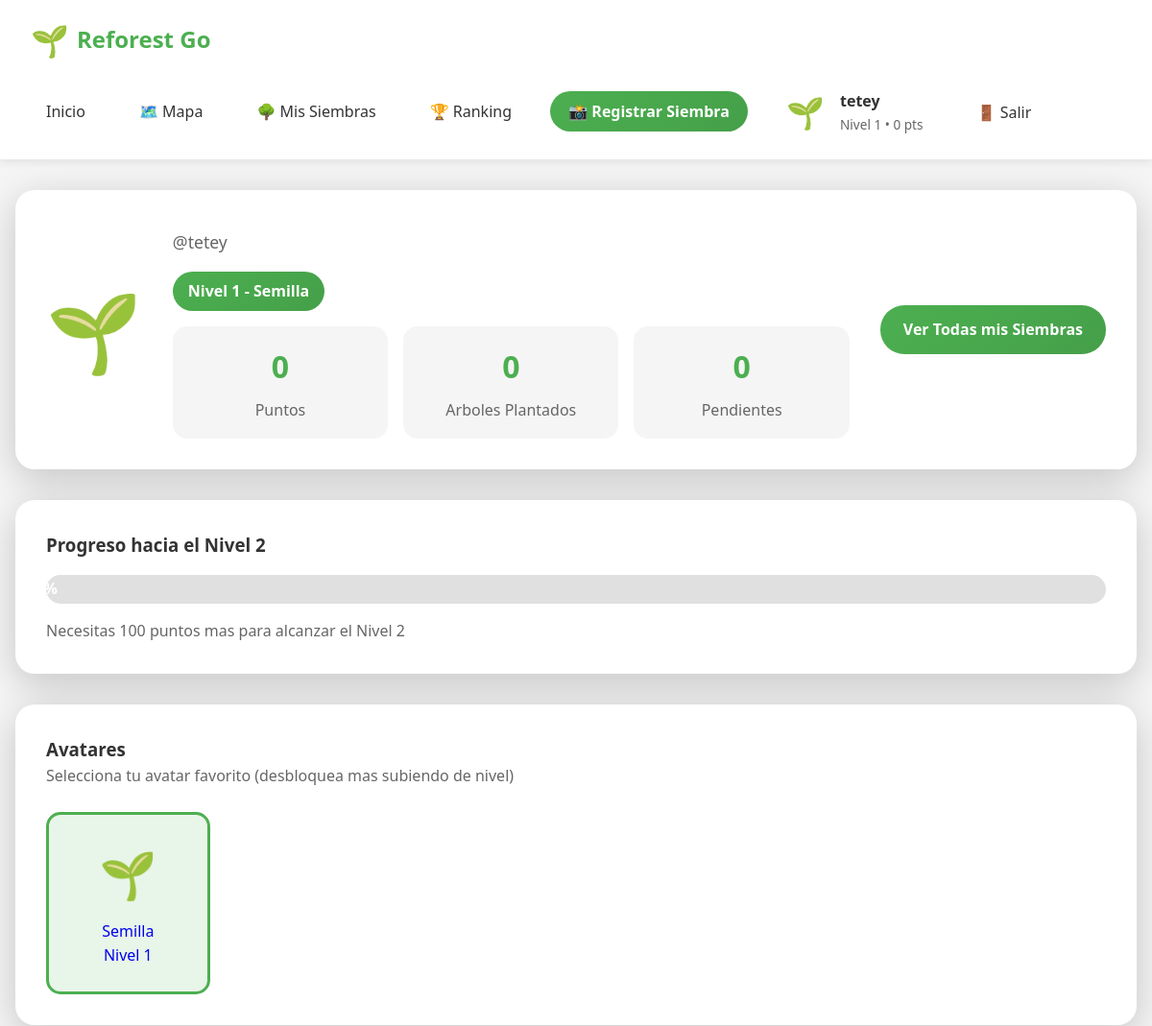
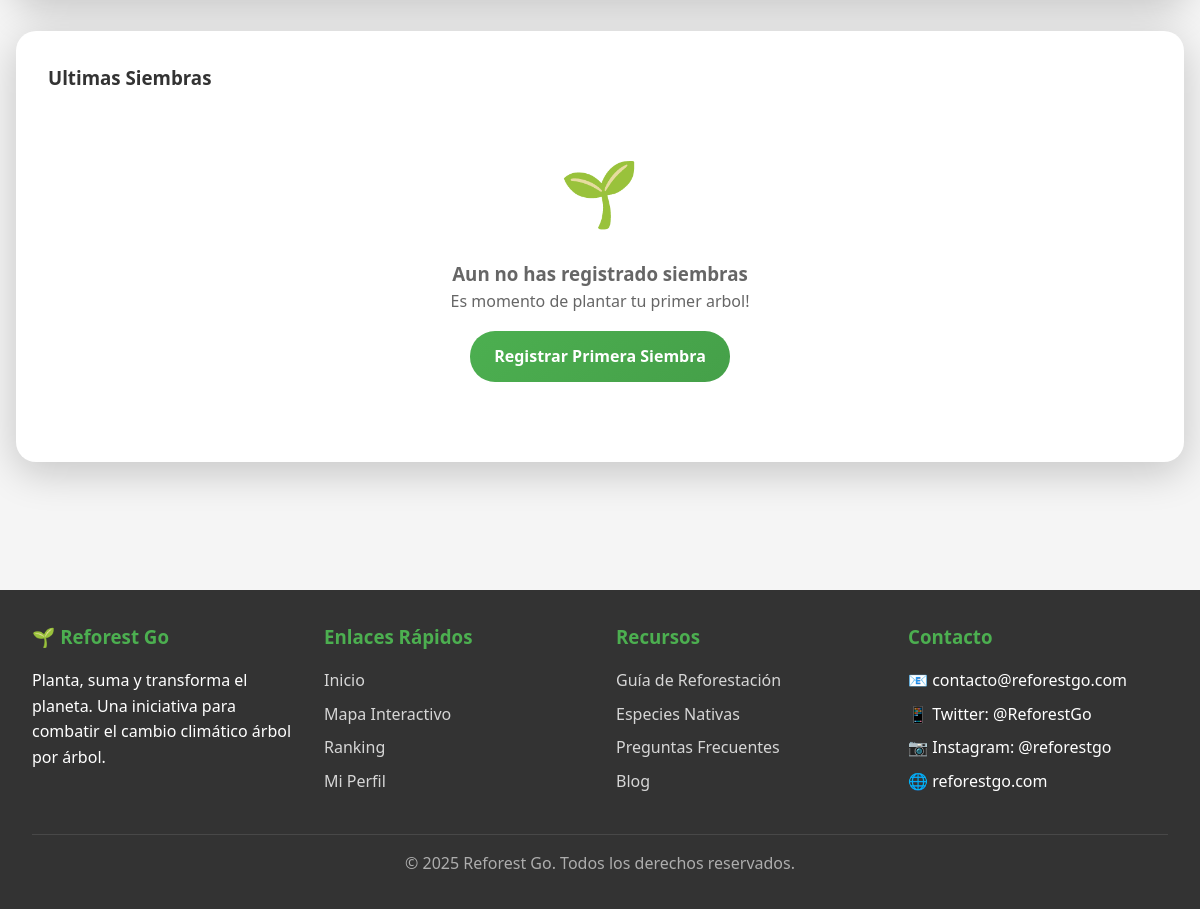
Page /perfil/ (signed in) on the earlier database version (2 pictures, top to bottom).
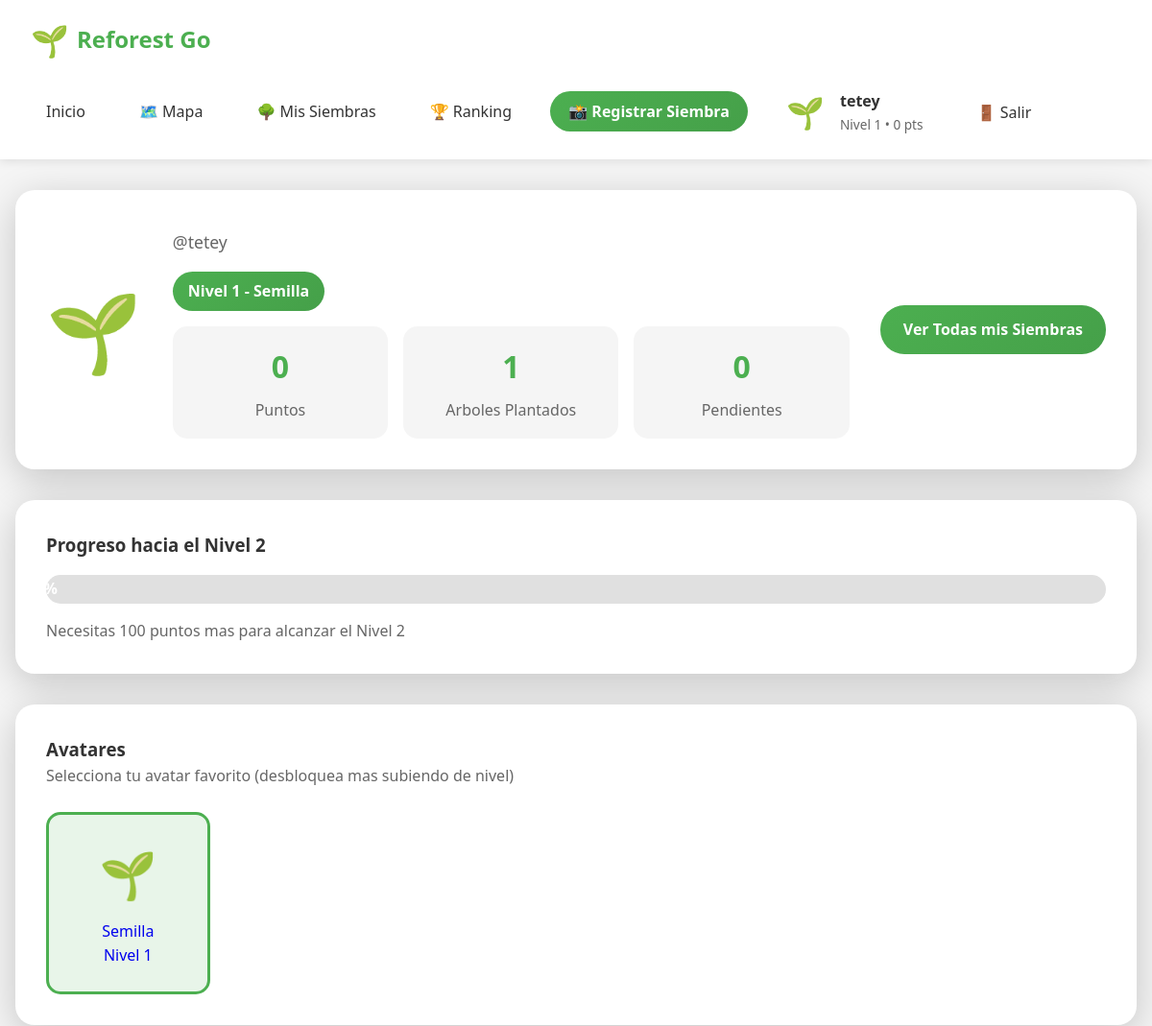
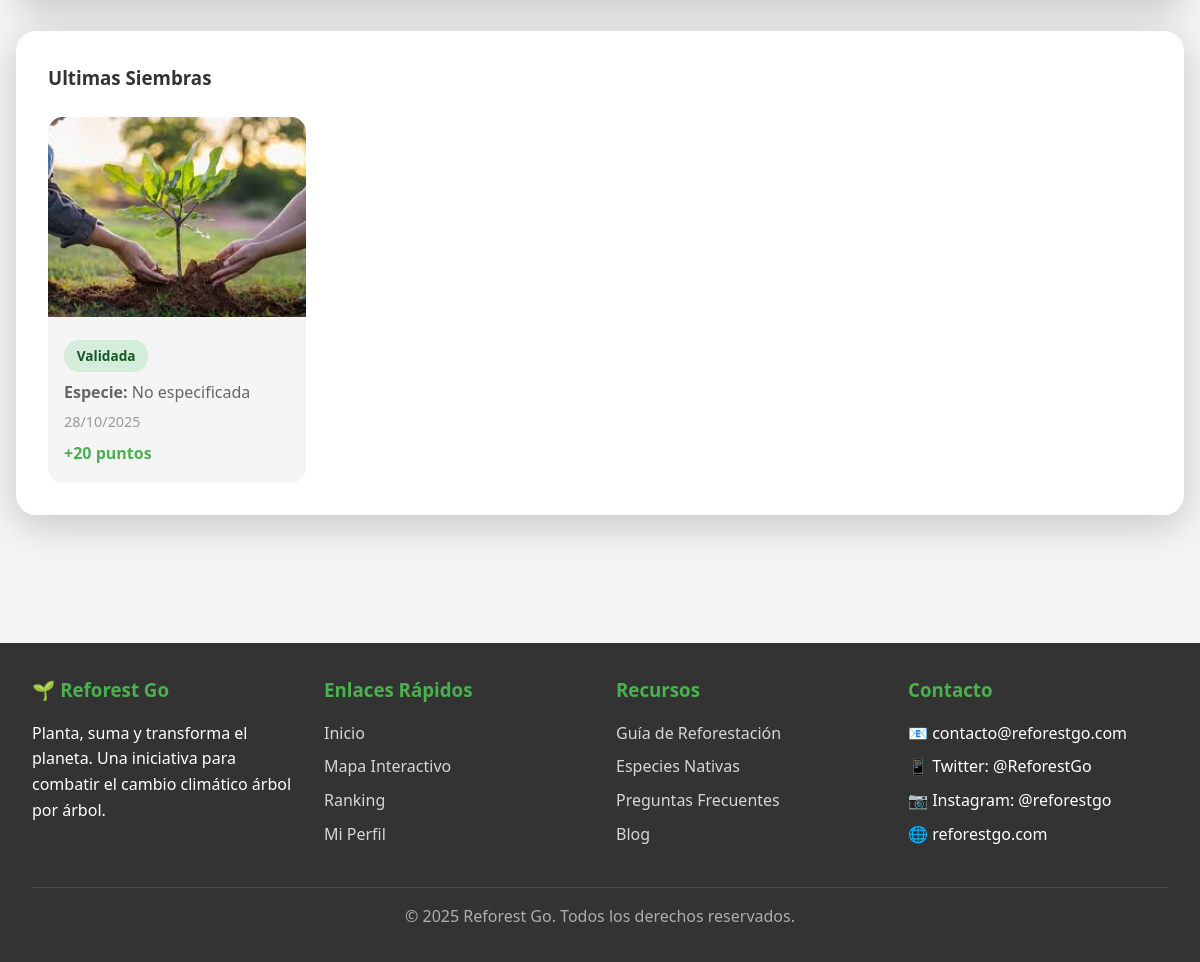
Same page on the later database version (2 pictures, top to bottom).
### core/models.py (models this page shows, shortened)
class Perfil(models.Model):
    ROLES = [
        ('usuario', 'Usuario'),
        ('verificador', 'Verificador'),
        ('admin', 'Administrador'),
    ]
    user = models.OneToOneField(User, on_delete=models.CASCADE, related_name='perfil')
    puntos = models.IntegerField(default=0)
    nivel = models.IntegerField(default=1)
    avatar_actual = models.ForeignKey(Avatar, on_delete=models.SET_NULL, null=True, blank=True)
    fecha_creacion = models.DateTimeField(auto_now_add=True)
    bio = models.TextField(max_length=500, blank=True)
    foto_perfil = models.ImageField(upload_to='perfiles/', null=True, blank=True)
    rol = models.CharField(max_length=20, choices=ROLES, default='usuario')
    verificaciones_realizadas = models.IntegerField(default=0)
    verificaciones_aprobadas = models.IntegerField(default=0)
    puntos_verificacion = models.IntegerField(default=0)
    class Meta:
        verbose_name = 'Perfil'
        verbose_name_plural = 'Perfiles'
    def progreso_siguiente_nivel(self):
        niveles = {1: 100, 2: 250, 3: 500, 4: 1000, 5: float('inf')}
        if self.nivel >= 5:
            return 100.0
        try:
            puntos_necesarios = niveles[self.nivel]
            puntos_nivel_anterior = niveles.get(self.nivel - 1, 0)
            if puntos_necesarios == puntos_nivel_anterior:
                return 100.0
            progreso = ((self.puntos - puntos_nivel_anterior) / (puntos_necesarios - puntos_nivel_anterior)) * 100
            return max(0.0, min(progreso, 100.0))
        except Exception:
            return 0.0

class Avatar(models.Model):
    nombre = models.CharField(max_length=50)
    emoji = models.CharField(max_length=10, default="🌱")
    imagen = models.ImageField(upload_to='avatares/', null=True, blank=True)
    nivel_requerido = models.IntegerField(default=1)
    descripcion = models.TextField(blank=True)
    class Meta:
        ordering = ['nivel_requerido']
        verbose_name = 'Avatar'
        verbose_name_plural = 'Avatares'

class Siembra(models.Model):
    ESTADO_CHOICES = [
        ('pendiente', 'Pendiente'),
        ('en_verificacion', 'En Verificación'),
        ('validada', 'Validada'),
        ('rechazada', 'Rechazada'),
    ]
    usuario = models.ForeignKey(User, on_delete=models.CASCADE, related_name='siembras')
    foto = models.ImageField(upload_to='siembras/%Y/%m/')
    latitud = models.DecimalField(max_digits=9, decimal_places=6)
    longitud = models.DecimalField(max_digits=9, decimal_places=6)
    especie = models.CharField(max_length=100, blank=True)
    descripcion = models.TextField(max_length=500, blank=True)
    puntos_otorgados = models.IntegerField(default=20)
    estado = models.CharField(max_length=20, choices=ESTADO_CHOICES, default='pendiente')
    fecha_siembra = models.DateTimeField(auto_now_add=True)
    validada_por = models.ForeignKey(User, on_delete=models.SET_NULL, null=True, blank=True, related_name='validaciones')
    fecha_validacion = models.DateTimeField(null=True, blank=True)
    notas_admin = models.TextField(blank=True)
    oxigeno_generado = models.DecimalField(max_digits=10, decimal_places=2, default=0, help_text="kg O2/año")
    co2_absorbido = models.DecimalField(max_digits=10, decimal_places=2, default=0, help_text="kg CO2/año")
    ultima_actualizacion_oxigeno = models.DateTimeField(auto_now_add=True)
    class Meta:
        ordering = ['-fecha_siembra']
        verbose_name = 'Siembra'
        verbose_name_plural = 'Siembras'

### core/views.py (the view)
# urls.py: path('perfil/', views.perfil, name='perfil'),
@login_required
def perfil(request):
    perfil = request.user.perfil
    total_siembras = request.user.siembras.filter(estado='validada').count()
    siembras_pendientes = request.user.siembras.filter(estado='pendiente').count()
    siembras = request.user.siembras.all()[:6]
    avatares_disponibles = Avatar.objects.filter(nivel_requerido__lte=perfil.nivel)
    try:
        progreso = perfil.progreso_siguiente_nivel()
        if progreso is None:
            progreso = 0
    except Exception:
        progreso = 0
    niveles_objetivo = {1: 100, 2: 250, 3: 500, 4: 1000}
    siguiente_objetivo = niveles_objetivo.get(perfil.nivel, 0)
    if siguiente_objetivo:
        faltan = max(0, siguiente_objetivo - perfil.puntos)
    else:
        faltan = 0
    siembras_validadas = request.user.siembras.filter(estado='validada')
    oxigeno_personal = siembras_validadas.aggregate(total=Sum('oxigeno_generado'))['total'] or 0
    co2_personal = siembras_validadas.aggregate(total=Sum('co2_absorbido'))['total'] or 0
    context = {
        'perfil': perfil,
        'total_siembras': total_siembras,
        'siembras_pendientes': siembras_pendientes,
        'siembras': siembras,
        'avatares_disponibles': avatares_disponibles,
        'progreso': progreso,
        'faltan': faltan,
        'oxigeno_personal': round(float(oxigeno_personal), 2),
        'co2_personal': round(float(co2_personal), 2),
    }
    return render(request, 'perfil.html', context)

### templates/perfil.html (shortened to what this page needs)
{% extends 'base.html' %}
{% block content %}
<div class="profile-header">
    <div class="avatar-display">
        {{ perfil.avatar_actual.emoji }}
    </div>
    <div class="profile-info">
        <p class="username">@{{ user.username }}</p>
        <span class="level-badge">
            Nivel {{ perfil.nivel }} - {{ perfil.avatar_actual.nombre }}
        </span>
        <div class="stats-grid">
            <div class="stat-card">
                <div class="stat-number">{{ perfil.puntos }}</div>
                <div class="stat-label">Puntos</div>
            </div>
            <div class="stat-card">
                <div class="stat-number">{{ total_siembras }}</div>
                <div class="stat-label">Arboles Plantados</div>
            </div>
            <div class="stat-card">
                <div class="stat-number">{{ siembras_pendientes }}</div>
                <div class="stat-label">Pendientes</div>
            </div>
        </div>
    </div>
    <div>
        <a href="{% url 'reforest:mis_siembras' %}" class="btn">Ver Todas mis Siembras</a>
    </div>
</div>
{% if perfil.nivel < 5 %} <div class="progress-section">
    <h3>Progreso hacia el Nivel {{ perfil.nivel|add:1 }}</h3>
    <div class="progress-bar-container">
        <div class="progress-bar" style="--p: {{ progreso|default:0|floatformat:0 }};">
            {{ progreso|default:0|floatformat:0 }}%
        </div>
    </div>
    <p style="margin-top: 1rem; color: #666;">
        Necesitas {{ faltan|default:0 }} puntos mas para alcanzar el Nivel {{ perfil.nivel|add:1 }}
    </p>
    </div>
    {% endif %}
    <div class="avatars-section">
        <h3>Avatares</h3>
        <p style="color: #666; margin-bottom: 1rem;">Selecciona tu avatar favorito (desbloquea mas subiendo de nivel)
        </p>
        <div class="avatars-grid">
            {% for avatar in avatares_disponibles %}
            <a href="{% url 'reforest:cambiar_avatar' avatar.id %}"
                class="avatar-card {% if avatar.id == perfil.avatar_actual.id %}active{% endif %}">
                <div class="emoji">{{ avatar.emoji }}</div>
                <div class="name">{{ avatar.nombre }}</div>
                <div class="level">Nivel {{ avatar.nivel_requerido }}</div>
            </a>
            {% endfor %}
        </div>
    </div>
    <div class="siembras-section">
        <h3>Ultimas Siembras</h3>
        {% if siembras %}
        <div class="siembras-grid">
            {% for siembra in siembras %}
            <div class="siembra-card">
                <img src="{{ siembra.foto.url }}" alt="Siembra" class="siembra-image">
                <div class="siembra-info">
                    <span class="siembra-status {{ siembra.estado }}">
                        {% if siembra.estado == 'validada' %}Validada
                        {% elif siembra.estado == 'pendiente' %}Pendiente
                        {% else %}Rechazada{% endif %}
                    </span>
                    <p style="margin-top: 0.5rem; color: #666;">
                        <strong>Especie:</strong> {{ siembra.especie|default:"No especificada" }}
                    </p>
                    <p style="color: #999; font-size: 0.9rem; margin-top: 0.3rem;">
                        {{ siembra.fecha_siembra|date:"d/m/Y" }}
                    </p>
                    {% if siembra.estado == 'validada' %}
                    <p style="color: #4CAF50; font-weight: 600; margin-top: 0.5rem;">
                        +{{ siembra.puntos_otorgados }} puntos
                    </p>
                    {% endif %}
                </div>
            </div>
            {% endfor %}
        </div>
        {% else %}
        <div class="empty-state">
            <div class="emoji">🌱</div>
            <h3>Aun no has registrado siembras</h3>
            <p>Es momento de plantar tu primer arbol!</p>
            <a href="{% url 'reforest:registrar_siembra' %}" class="btn" style="margin-top: 1rem;">Registrar Primera
                Siembra</a>
        </div>
        {% endif %}
    </div>
    {% endblock %}

### templates/base.html (shortened to what this page needs)
<!DOCTYPE html>
<html lang="es">
<head>
</head>
<body>
    <nav class="navbar">
        <div class="navbar-container">
            <a href="{% url 'reforest:index' %}" class="navbar-brand">
                <span class="logo">🌱</span>
                <span>Reforest Go</span>
            </a>
            <ul class="navbar-menu" id="navbarMenu">
                <li><a href="{% url 'reforest:index' %}">Inicio</a></li>
                <li><a href="{% url 'reforest:mapa' %}">🗺️ Mapa</a></li>
                {% if user.is_authenticated %}
                <li><a href="{% url 'reforest:mis_siembras' %}">🌳 Mis Siembras</a></li>
                <li><a href="{% url 'reforest:ranking' %}">🏆 Ranking</a></li>
                <li><a href="{% url 'reforest:registrar_siembra' %}" class="btn-primary">📸 Registrar Siembra</a></li>
                <li class="navbar-user">
                    <a href="{% url 'reforest:perfil' %}"
                        style="display: flex; align-items: center; gap: 1rem; text-decoration: none; color: inherit;">
                        <span class="user-avatar">{{ user.perfil.avatar_actual.emoji }}</span>
                        <div class="user-info">
                            <span class="user-name">{{ user.get_full_name|default:user.username }}</span>
                            <span class="user-level">Nivel {{ user.perfil.nivel }} • {{ user.perfil.puntos }} pts</span>
                        </div>
                    </a>
                </li>
                <li>
                    <form method="post" action="{% url 'reforest:logout' %}" class="logout-form">
                        <button type="submit" class="logout-btn">🚪 Salir</button>
                    </form>
                </li>
                {% else %}
                <li><a href="{% url 'reforest:login' %}">Iniciar Sesión</a></li>
                <li><a href="{% url 'reforest:registro' %}" class="btn-primary">Registrarse</a></li>
                {% endif %}
            </ul>
        </div>
    </nav>
    <div class="main-content">
        {% block content %}{% endblock %}
    </div>
    <footer class="footer">
        <div class="footer-container">
            <div class="footer-section">
                <h3>🌱 Reforest Go</h3>
                <p>Planta, suma y transforma el planeta. Una iniciativa para combatir el cambio climático árbol por
                    árbol.</p>
            </div>
            <div class="footer-section">
                <h3>Enlaces Rápidos</h3>
                <ul>
                    <li><a href="{% url 'reforest:index' %}">Inicio</a></li>
                    <li><a href="{% url 'reforest:mapa' %}">Mapa Interactivo</a></li>
                    <li><a href="{% url 'reforest:ranking' %}">Ranking</a></li>
                    {% if user.is_authenticated %}
                    <li><a href="{% url 'reforest:perfil' %}">Mi Perfil</a></li>
                    {% else %}
                    <li><a href="{% url 'reforest:registro' %}">Registrarse</a></li>
                    {% endif %}
                </ul>
            </div>
            <div class="footer-section">
                <h3>Recursos</h3>
                <ul>
                    <li><a href="#">Guía de Reforestación</a></li>
                    <li><a href="#">Especies Nativas</a></li>
                    <li><a href="#">Preguntas Frecuentes</a></li>
                    <li><a href="#">Blog</a></li>
                </ul>
            </div>
            <div class="footer-section">
                <h3>Contacto</h3>
                <ul>
                    <li>📧 contacto@reforestgo.com</li>
                    <li>📱 Twitter: @ReforestGo</li>
                    <li>📷 Instagram: @reforestgo</li>
                    <li>🌐 reforestgo.com</li>
                </ul>
            </div>
        </div>
        <div class="footer-bottom">
            <p>&copy; 2025 Reforest Go. Todos los derechos reservados.</p>
        </div>
    </footer>
</body>
</html>

### templates/base.html (style rules this page uses)
* { margin: 0; padding: 0; box-sizing: border-box; }
:root { --primary-color: #4CAF50; --primary-dark: #45a049; --secondary-color: #667eea; --secondary-dark: #764ba2; --text-dark: #333; --text-light: #666; --background: #f5f5f5; --white: #ffffff; --success: #28a745; --warning: #ffc107; --danger: #dc3545; --info: #17a2b8; --shadow: 0 2px 10px rgba(0, 0, 0, 0.1); --shadow-lg: 0 10px 40px rgba(0, 0, 0, 0.2); }
body { font-family: 'Segoe UI', Tahoma, Geneva, Verdana, sans-serif; background: var(--background); color: var(--text-dark); line-height: 1.6; min-height: 100vh; display: flex; flex-direction: column; }
.navbar { background: var(--white); padding: 1rem 2rem; box-shadow: var(--shadow); position: sticky; top: 0; z-index: 1000; }
.navbar-container { max-width: 1400px; margin: 0 auto; display: flex; justify-content: space-between; align-items: center; flex-wrap: wrap; gap: 1rem; }
.navbar-brand { display: flex; align-items: center; text-decoration: none; color: var(--primary-color); font-size: 1.5rem; font-weight: 700; }
.navbar-brand .logo { font-size: 2rem; margin-right: 0.5rem; }
.navbar-menu { display: flex; align-items: center; gap: 1.5rem; list-style: none; }
.navbar-menu a { text-decoration: none; color: var(--text-dark); font-weight: 500; transition: color 0.3s; padding: 0.5rem 1rem; border-radius: 8px; }
.navbar-menu .btn-primary { background: linear-gradient(135deg, var(--primary-color) 0%, var(--primary-dark) 100%); color: var(--white); padding: 0.6rem 1.2rem; border-radius: 25px; font-weight: 600; }
.navbar-user { display: flex; align-items: center; gap: 1rem; }
.user-avatar { font-size: 2rem; }
.user-info { display: flex; flex-direction: column; }
.user-name { font-weight: 600; color: var(--text-dark); }
.user-level { font-size: 0.85rem; color: var(--text-light); }
.logout-btn { background: none; border: none; color: var(--text-dark); font-weight: 500; padding: 0.5rem 1rem; border-radius: 8px; cursor: pointer; font-size: 1rem; font-family: inherit; transition: all 0.3s; }
.logout-form { display: inline; margin: 0; }
.main-content { flex: 1; width: 100%; max-width: 1400px; margin: 2rem auto; padding: 0 1rem; }
.footer { background: var(--text-dark); color: var(--white); padding: 2rem; margin-top: 4rem; }
.footer-container { max-width: 1400px; margin: 0 auto; display: grid; grid-template-columns: repeat(auto-fit, minmax(250px, 1fr)); gap: 2rem; }
.footer-section h3 { color: var(--primary-color); margin-bottom: 1rem; }
.footer-section ul { list-style: none; }
.footer-section ul li { margin-bottom: 0.5rem; }
.footer-section a { color: rgba(255, 255, 255, 0.8); text-decoration: none; transition: color 0.3s; }
.footer-bottom { text-align: center; margin-top: 2rem; padding-top: 1rem; border-top: 1px solid rgba(255, 255, 255, 0.1); color: rgba(255, 255, 255, 0.6); }

Differences in the rows shown:
added Siembra: foto (picture), estado "Validada", especie "No especificada", fecha_siembra "28/10/2025", puntos_otorgados "20"
Other differences:
{{ total_siembras }}: "0" → "1"
text no longer shown: "🌱 Aun no has registrado siembras Es momento de plantar tu primer arbol! Registrar Primera Siembra"
